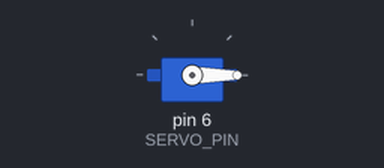
Recording of a sketch running on a simulated Arduino Uno, built with avr-gcc and run on an emulated ATmega328P. Shown: servo.

Above: at 0.05 s.
Timing chart, 0 to 4.6 s (numbered marks = the images above):
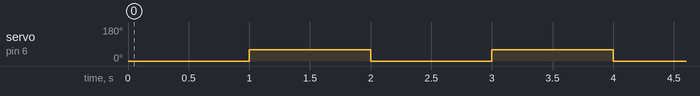

Measured:
- by itself, servo on pin 6 (SERVO_PIN): alternates 60° for 1.0 s and 0° for 1.0 s

The sketch:

servo.ino
```cpp
#include <Servo.h>
#define SERVO_PIN 6
Servo mortor;

void setup() {
  // put your setup code here, to run once:
  mortor.attach(SERVO_PIN);
}

void loop() {
  // put your main code here, to run repeatedly:
  mortor.write(0);
  delay(1000);
  mortor.write(60);
  delay(1000);
}
```
